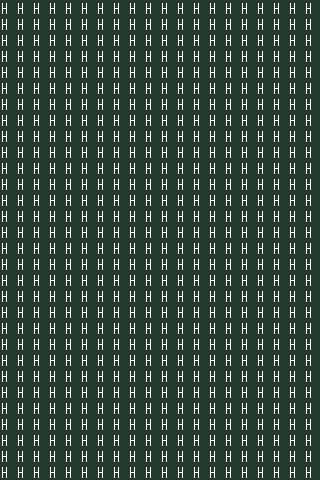

This is a level from a 2D game, rendered from its Tiled map with the project's own tilesets. A one-line summary and the complete map file follow:
An orthogonal 20x30 tile map with 16x16 px tiles, 1 tile layer (prototype).

<map version="1.10" tiledversion="1.10.2" orientation="orthogonal" renderorder="right-down" width="20" height="30" tilewidth="16" tileheight="16" infinite="0" nextlayerid="9" nextobjectid="1">
 <tileset firstgid="110" source="HiddenJungle_TSX.tsx" />
 <layer id="1" name="prototype" width="20" height="30">
  <data encoding="csv">
206,206,206,206,206,206,206,206,206,206,206,206,206,206,206,206,206,206,206,206,
206,206,206,206,206,206,206,206,206,206,206,206,206,206,206,206,206,206,206,206,
206,206,206,206,206,206,206,206,206,206,206,206,206,206,206,206,206,206,206,206,
206,206,206,206,206,206,206,206,206,206,206,206,206,206,206,206,206,206,206,206,
206,206,206,206,206,206,206,206,206,206,206,206,206,206,206,206,206,206,206,206,
206,206,206,206,206,206,206,206,206,206,206,206,206,206,206,206,206,206,206,206,
206,206,206,206,206,206,206,206,206,206,206,206,206,206,206,206,206,206,206,206,
206,206,206,206,206,206,206,206,206,206,206,206,206,206,206,206,206,206,206,206,
206,206,206,206,206,206,206,206,206,206,206,206,206,206,206,206,206,206,206,206,
206,206,206,206,206,206,206,206,206,206,206,206,206,206,206,206,206,206,206,206,
206,206,206,206,206,206,206,206,206,206,206,206,206,206,206,206,206,206,206,206,
206,206,206,206,206,206,206,206,206,206,206,206,206,206,206,206,206,206,206,206,
206,206,206,206,206,206,206,206,206,206,206,206,206,206,206,206,206,206,206,206,
206,206,206,206,206,206,206,206,206,206,206,206,206,206,206,206,206,206,206,206,
206,206,206,206,206,206,206,206,206,206,206,206,206,206,206,206,206,206,206,206,
206,206,206,206,206,206,206,206,206,206,206,206,206,206,206,206,206,206,206,206,
206,206,206,206,206,206,206,206,206,206,206,206,206,206,206,206,206,206,206,206,
206,206,206,206,206,206,206,206,206,206,206,206,206,206,206,206,206,206,206,206,
206,206,206,206,206,206,206,206,206,206,206,206,206,206,206,206,206,206,206,206,
206,206,206,206,206,206,206,206,206,206,206,206,206,206,206,206,206,206,206,206,
206,206,206,206,206,206,206,206,206,206,206,206,206,206,206,206,206,206,206,206,
206,206,206,206,206,206,206,206,206,206,206,206,206,206,206,206,206,206,206,206,
206,206,206,206,206,206,206,206,206,206,206,206,206,206,206,206,206,206,206,206,
206,206,206,206,206,206,206,206,206,206,206,206,206,206,206,206,206,206,206,206,
206,206,206,206,206,206,206,206,206,206,206,206,206,206,206,206,206,206,206,206,
206,206,206,206,206,206,206,206,206,206,206,206,206,206,206,206,206,206,206,206,
206,206,206,206,206,206,206,206,206,206,206,206,206,206,206,206,206,206,206,206,
206,206,206,206,206,206,206,206,206,206,206,206,206,206,206,206,206,206,206,206,
206,206,206,206,206,206,206,206,206,206,206,206,206,206,206,206,206,206,206,206,
206,206,206,206,206,206,206,206,206,206,206,206,206,206,206,206,206,206,206,206
</data>
 </layer>
</map>
